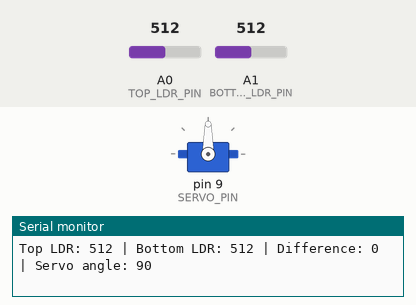
The sketch below on a simulated Arduino Uno, built with avr-gcc and run on an emulated ATmega328P. Shown: servo, the last lines printed to the serial monitor. Inputs (shaded band) come from the test bench; at power-on: A0 (TOP_LDR_PIN) = 512, A1 (BOTTOM_LDR_PIN) = 512.

Above: at 1.7 s.
1.8 s: A0 (TOP_LDR_PIN) set to 546
3.3 s: A0 (TOP_LDR_PIN) set to 567
At 4.31 s:
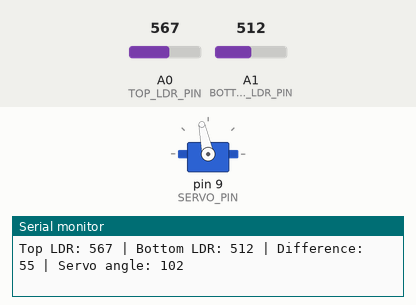
6.3 s: A1 (BOTTOM_LDR_PIN) set to 536
At 7.7 s:
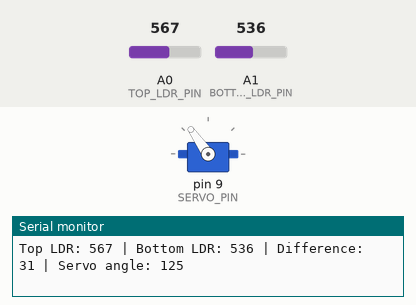
9.3 s: A1 (BOTTOM_LDR_PIN) set to 306
At 10.6 s:
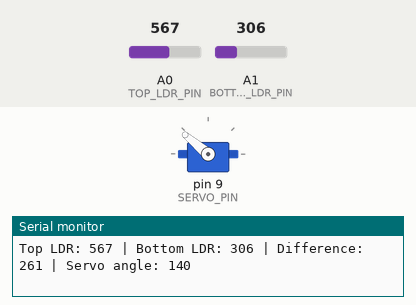
12.3 s: A0 (TOP_LDR_PIN) set to 0
15.3 s: A0 (TOP_LDR_PIN) set to 256
18.3 s: A0 (TOP_LDR_PIN) set to 274
At 19.0 s:
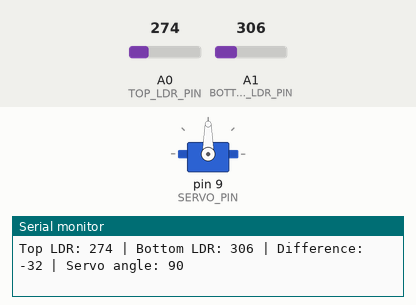
Timing chart, 0 to 21.3 s (numbered marks = the images above; inputs shaded):
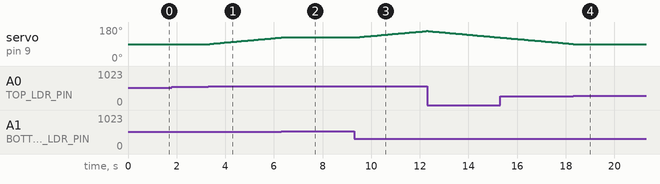

Measured:
- the behaviour switches between 552 and 553 on A0 (TOP_LDR_PIN) (found by bisection; images 0 and 1)
- the behaviour switches between 526 and 527 on A1 (BOTTOM_LDR_PIN) (found by bisection; images 1 and 2)
- after the input at 3.3 s, servo on pin 9 (SERVO_PIN): moves from 90° to 124° over 2.9 s, starting after 0.06 s
- after the input at 6.3 s, servo on pin 9 (SERVO_PIN): goes on until 6.3 s, then stays 125°
- after the input at 9.3 s, servo on pin 9 (SERVO_PIN): moves from 125° to 159° over 2.9 s, starting after 0.06 s
- after the input at 18.3 s, servo on pin 9 (SERVO_PIN): goes on until 18.3 s, then stays 90°

The sketch:

solar_tracking.ino
```cpp
#include <Servo.h>

// LDR sensor pins
const int TOP_LDR_PIN = A0;
const int BOTTOM_LDR_PIN = A1;

// Servo signal pin
const int SERVO_PIN = 9;

// Servo movement limits
const int MIN_ANGLE = 60;
const int MAX_ANGLE = 160;
const int START_ANGLE = 90;

// Tracking settings
const int LIGHT_THRESHOLD = 40;
const int STEP_SIZE = 1;

// Change to -1 if movement is reversed
const int SERVO_DIRECTION = 1;

Servo solarServo;
int servoAngle = START_ANGLE;

// Read multiple samples to reduce noise
int readAverage(int pin) {
  long total = 0;

  for (int i = 0; i < 8; i++) {
    total += analogRead(pin);
    delay(2);
  }

  return total / 8;
}

void setup() {
  Serial.begin(9600);

  solarServo.attach(SERVO_PIN);
  solarServo.write(servoAngle);

  delay(500);

  Serial.println("Sun Based Solar Tracking System");
}

void loop() {
  int topLight = readAverage(TOP_LDR_PIN);
  int bottomLight = readAverage(BOTTOM_LDR_PIN);

  int difference = topLight - bottomLight;

  if (difference > LIGHT_THRESHOLD) {
    servoAngle += SERVO_DIRECTION * STEP_SIZE;
  }
  else if (difference < -LIGHT_THRESHOLD) {
    servoAngle -= SERVO_DIRECTION * STEP_SIZE;
  }

  servoAngle = constrain(
    servoAngle,
    MIN_ANGLE,
    MAX_ANGLE
  );

  solarServo.write(servoAngle);

  Serial.print("Top LDR: ");
  Serial.print(topLight);

  Serial.print(" | Bottom LDR: ");
  Serial.print(bottomLight);

  Serial.print(" | Difference: ");
  Serial.print(difference);

  Serial.print(" | Servo angle: ");
  Serial.println(servoAngle);

  delay(50);
}
```
